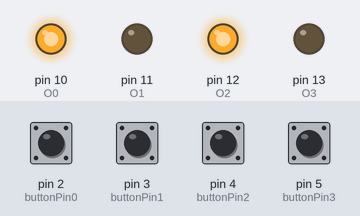
The sketch below on a simulated Arduino Uno, built with avr-gcc and run on an emulated ATmega328P. Parts: output pins drawn as LEDs (lit = HIGH). The inputs (shaded band) are chosen by the test bench; at power-on: pin 2 (buttonPin0), pin 3 (buttonPin1), pin 4 (buttonPin2), pin 5 (buttonPin3) LOW.

Above: at 1.2 s.
1.3 s: pin 2 (buttonPin0) pulled HIGH for 0.15 s
At 1.37 s:
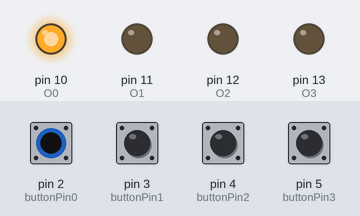
2.9 s: pin 3 (buttonPin1) pulled HIGH for 0.15 s
At 2.97 s:
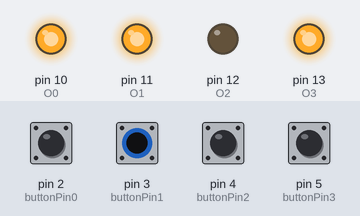
4.5 s: pin 4 (buttonPin2) pulled HIGH for 0.15 s
At 4.57 s:
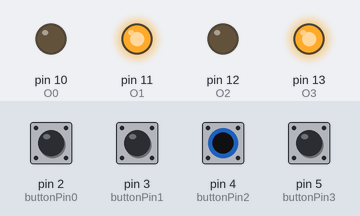
6.1 s: pin 5 (buttonPin3) pulled HIGH for 0.15 s
At 6.17 s:
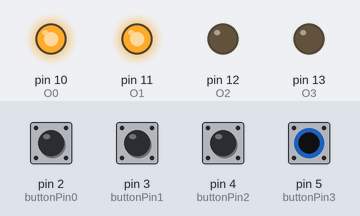
7.7 s: pin 3 (buttonPin1) driven HIGH and pin 4 (buttonPin2) driven HIGH
At 8.5 s:
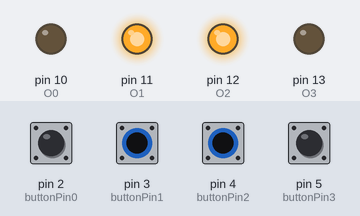
9.2 s: pin 2 (buttonPin0) pulled HIGH for 1 s
At 9.6 s:
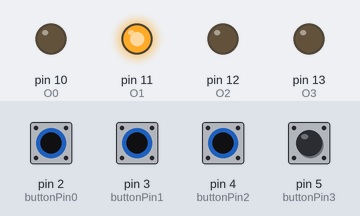
Timing chart, 0 to 12.2 s (numbered marks = the images above; inputs shaded):
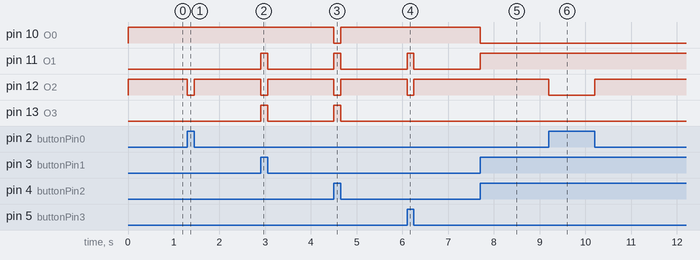

Measured:
- after the input at 1.3 s, pin 12 (O2): HIGH → LOW at once, → HIGH 0.15 s later
- after the input at 2.9 s, pin 11 (O1), pin 13 (O3): LOW → HIGH at once, → LOW 0.15 s later; pin 12 (O2): HIGH → LOW at once, → HIGH 0.15 s later
- after the input at 4.5 s, pin 10 (O0), pin 12 (O2): HIGH → LOW at once, → HIGH 0.15 s later; pin 11 (O1), pin 13 (O3): LOW → HIGH at once, → LOW 0.15 s later
- after the input at 6.1 s, pin 11 (O1): LOW → HIGH at once, → LOW 0.15 s later; pin 12 (O2): HIGH → LOW at once, → HIGH 0.15 s later
- after the input at 7.7 s, pin 10 (O0): HIGH → LOW at once; pin 11 (O1): LOW → HIGH at once
- after the input at 9.2 s, pin 12 (O2): HIGH → LOW at once, → HIGH 1.0 s later

The sketch:

Finalcode.ino
```cpp
// constants won't change. They're used here to set pin numbers:
const int buttonPin0 = 2; // the number of the pushbutton pin
const int buttonPin1 = 3;
const int buttonPin2 = 4;
const int buttonPin3 = 5;


const int O0 =  10; // the number of the LED pin
const int O1 =  11;
const int O2 =  12;
const int O3 =  13;

// variables will change:
int I0 = 0;  // variable for reading the pushbutton status
int I1 = 0;
int I2 = 0;
int I3 = 0;

void setup() {
  // initialize the LED pin as an output:
 // Serial.begin(9600);
  pinMode(O0, OUTPUT);
  pinMode(O1, OUTPUT);
  pinMode(O2, OUTPUT);
  pinMode(O3, OUTPUT);
  // initialize the pushbutton pin as an input:
  pinMode(I0, INPUT);
  pinMode(I1, INPUT);
  pinMode(I2, INPUT);
  pinMode(I3, INPUT);
}

void loop() {
  // read the state of the pushbutton value:
  I0 = digitalRead(buttonPin0);
  I1 = digitalRead(buttonPin1);
  I2 = digitalRead(buttonPin2);
  I3 = digitalRead(buttonPin3);

  // check the input for output
  int x =(not I0 && not I2);
  int y =(I0 && not I2);
  int z =(I0 && not I1);
  int  output0 =((not I1 && not I2)||(x && not I3) || (y && I3) || ( z && not I3));
  digitalWrite(O0,output0);

  int output1 =((not I0 && not I1 && I3) || (I1 && not I2 && not I3) || (I0 && not I2 && I3) || (I0 && I1) || (I2 && not I3));
  digitalWrite(O1,output1);

  int output2 =((I2 && I3) || (I1 && I3) || (not I0 && I1 && I2) || (not I0 && not I1 && not I2 && not I3));
  digitalWrite(O2,output2);

  int output3 =((I1 && not I2 && not I3) || (not I0 && I1 && I3) || (I0 && I2 && I3) || (not I1 && I2 && not I3));
  digitalWrite(O3,output3);


 /* Serial.println(I0);
  Serial.println(I1);
  Serial.println(I2);
  Serial.println(I3);


  delay(1000);*/
}
```
